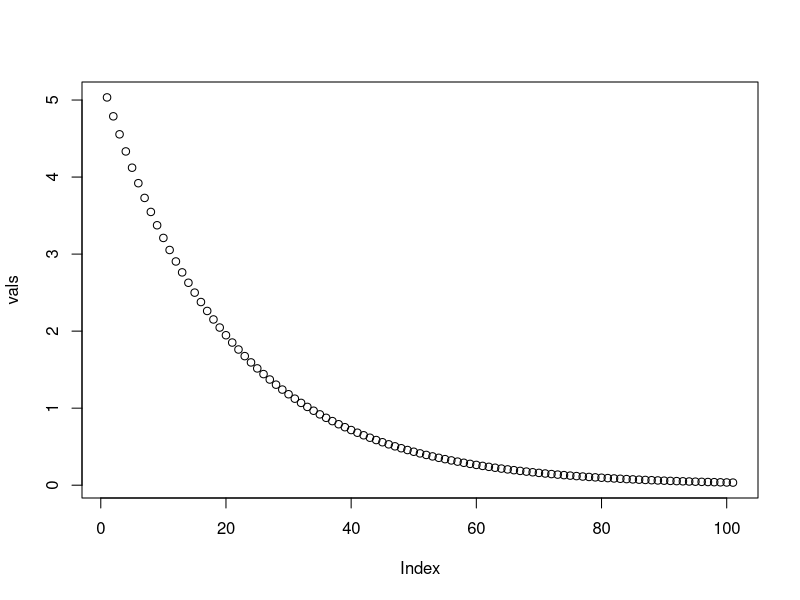
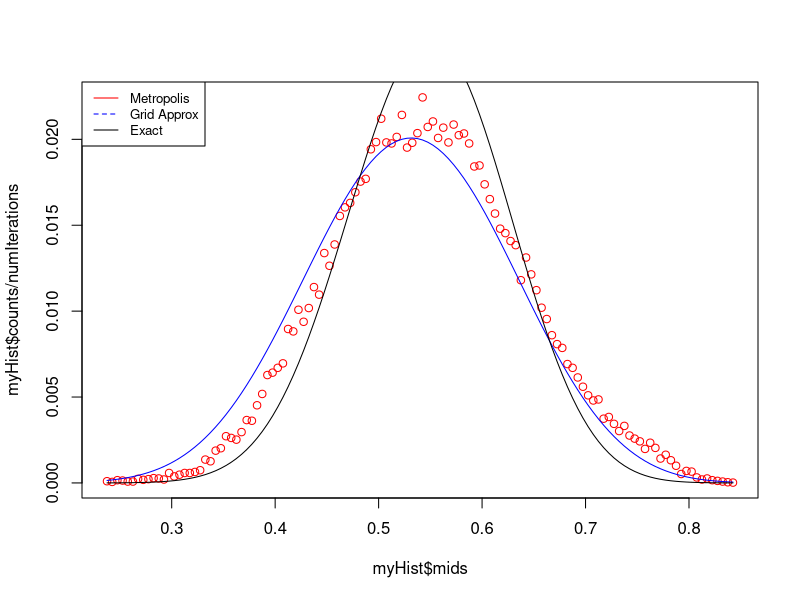
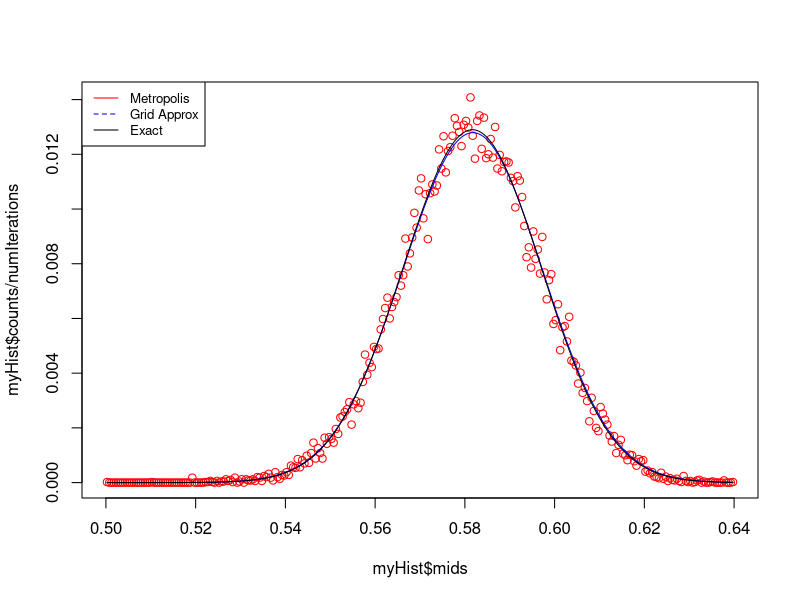

These figures' R source, in order:
## ---- chunk 1
rm(list=ls())
seq1=seq(0,1,0.01)
vals <- vector(mode="double",length=length(seq1));
for (i in 1:length(seq1)) {
  vals[i] <- dexp(seq1[i],rate=5) / 0.9932621
}
plot(vals)
## ---- chunk 2
rm(list=ls())
piOld <- 0.5

numIterations<- 50000
posteriorDist <- vector(length=numIterations)

for (i in 1:numIterations) {
  # our prior with 9 heads and 9 tails
  # our new data with 14 heads and 10 tails
  pOld <- dexp(piOld, rate=5)/0.9932621 * dbinom(14, 24, piOld)
  
  piNew <- piOld + rnorm(1, 0, sd=0.01);
  
  if (piNew>1) 
    piNew = 1;
  
  if (piNew < 0) 
    piNew = 0;
  
  pNew <- dexp(piNew, rate=5)/0.9932621 * dbinom(14, 24, piNew)
  
  ratio <- pNew/pOld
  
  if (ratio > 1 || ratio >= runif(1))
    piOld = piNew;
  
  posteriorDist[i]=piOld;
}

myHist <- hist(posteriorDist, breaks=200,plot=FALSE)
plot(myHist$mids, myHist$counts/numIterations, col="red")

# grid approach to beta prior using a naive (brute force) numerical integration algorithm

posteriorDist <- vector(length=length(myHist$mids))
xVals <- myHist$mids;

i <- 1;
sum <- 0;
for( x in xVals )
{
	posteriorDist[i] <- dexp( x, rate=5 )/0.9932621 * dbinom( 14, 24, x)
	sum = sum + posteriorDist[i];
	i <- i + 1;	
}

lines(myHist$mids,posteriorDist / sum ,col="blue") 
lines(myHist$mids,dbeta(myHist$mids, 9+14, 9+10)/sum(dbeta(myHist$mids,23,19)),col="black")
legend('topleft', legend=c("Metropolis", "Grid Approx","Exact"), col=c("red", "blue","black"),lty=1:2,cex=0.8)
## ---- chunk 3
rm(list=ls())
piOld <- 0.5

numIterations<- 50000
posteriorDist <- vector(length=numIterations)

for (i in 1:numIterations) {
  # our prior with 9 heads and 9 tails
  # our new data with 14 heads and 10 tails
  pOld <- dexp(piOld, rate=5)/0.9932621 * dbinom(583, 1000, piOld)
  
  piNew <- piOld + rnorm(1, 0, sd=0.01);
  
  if (piNew>1) 
    piNew = 1;
  
  if (piNew < 0) 
    piNew = 0;
  
  pNew <- dexp(piNew, rate=5)/0.9932621 * dbinom(583, 1000, piNew)
  
  ratio <- pNew/pOld
  
  if (ratio > 1 || ratio >= runif(1))
    piOld = piNew;
  
  posteriorDist[i]=piOld;
}

myHist <- hist(posteriorDist, breaks=200,plot=FALSE)
plot(myHist$mids, myHist$counts/numIterations, col="red")

# grid approach to beta prior using a naive (brute force) numerical integration algorithm

posteriorDist <- vector(length=length(myHist$mids))
xVals <- myHist$mids;

i <- 1;
sum <- 0;
for( x in xVals )
{
	posteriorDist[i] <- dexp( x, rate=5 )/0.9932621 * dbinom( 583, 1000, x)
	sum = sum + posteriorDist[i];
	i <- i + 1;	
}

lines(myHist$mids,posteriorDist / sum ,col="blue") 
lines(myHist$mids,dbeta(myHist$mids, 9+583, 9+417)/sum(dbeta(myHist$mids,9+583,9+417)),col="black")
legend('topleft', legend=c("Metropolis", "Grid Approx","Exact"), col=c("red", "blue","black"),lty=1:2,cex=0.8)
